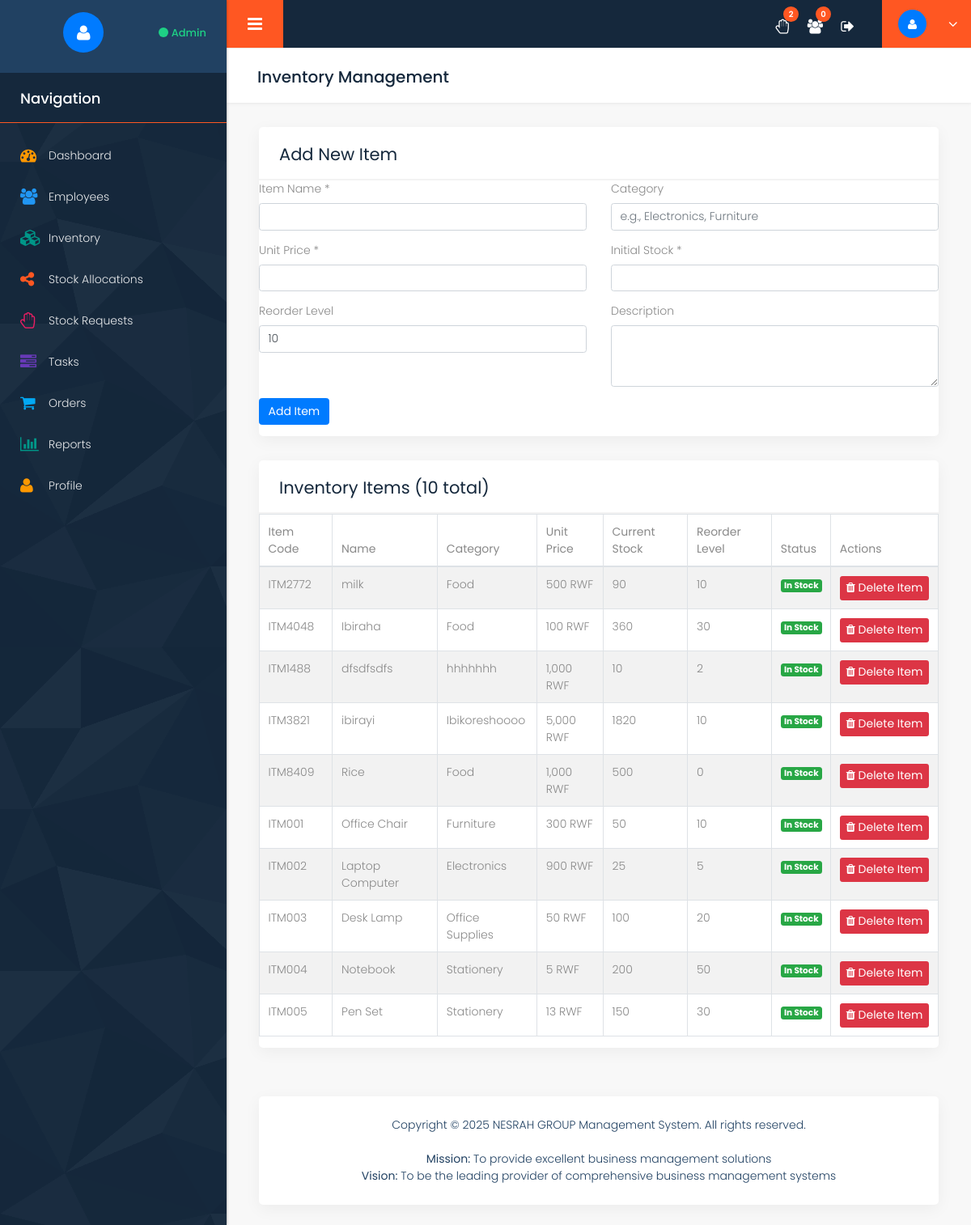
The app's page /inventory.php (signed in) with its own data.
### tables this page shows
CREATE TABLE `inventory` (
  `id` int(11) NOT NULL,
  `item_code` varchar(50) NOT NULL,
  `item_name` varchar(100) NOT NULL,
  `description` text DEFAULT NULL,
  `category` varchar(50) DEFAULT NULL,
  `unit_price` decimal(10,2) NOT NULL,
  `current_stock` int(11) DEFAULT 0,
  `reorder_level` int(11) DEFAULT 10,
  `created_at` timestamp NOT NULL DEFAULT current_timestamp(),
  `updated_at` timestamp NOT NULL DEFAULT current_timestamp() ON UPDATE current_timestamp()
);

### config/config.php (called while the page is built, shortened)
<?php
function formatCurrency($amount) {
    return number_format($amount ?? 0, 0) . ' RWF';
}
?>

### inventory.php (the view, shortened to what this page needs)
<?php
require_once __DIR__ . '/includes/header.php';
$query = "SELECT * FROM inventory ORDER BY created_at DESC";
$stmt = $db->prepare($query);
$stmt->execute();
$items = $stmt->fetchAll();
?>
<div class="row column_title">
    <div class="col-md-12">
        <div class="page_title">
            <h2>Inventory Management</h2>
        </div>
    </div>
</div>
<div class="row">
    <div class="col-md-12">
        <div class="white_shd full margin_bottom_30">
            <div class="full graph_head">
                <div class="heading1 margin_0">
                    <h2>Add New Item</h2>
                </div>
            </div>
            <div class="full graph_revenue">
                <div class="row">
                    <div class="col-md-12">
                        <form method="POST">
                            <div class="row">
                                <div class="col-md-6">
                                    <div class="form-group">
                                        <label>Item Name *</label>
                                        <input type="text" name="item_name" class="form-control" required>
                                    </div>
                                </div>
                                <div class="col-md-6">
                                    <div class="form-group">
                                        <label>Category</label>
                                        <input type="text" name="category" class="form-control" placeholder="e.g., Electronics, Furniture">
                                    </div>
                                </div>
                            </div>
                            <div class="row">
                                <div class="col-md-6">
                                    <div class="form-group">
                                        <label>Unit Price *</label>
                                        <input type="number" name="unit_price" class="form-control" step="0.01" min="0" required>
                                    </div>
                                </div>
                                <div class="col-md-6">
                                    <div class="form-group">
                                        <label>Initial Stock *</label>
                                        <input type="number" name="current_stock" class="form-control" min="0" required>
                                    </div>
                                </div>
                            </div>
                            <div class="row">
                                <div class="col-md-6">
                                    <div class="form-group">
                                        <label>Reorder Level</label>
                                        <input type="number" name="reorder_level" class="form-control" min="0" value="10">
                                    </div>
                                </div>
                                <div class="col-md-6">
                                    <div class="form-group">
                                        <label>Description</label>
                                        <textarea name="description" class="form-control" rows="3"></textarea>
                                    </div>
                                </div>
                            </div>
                            <div class="form-group">
                                <button type="submit" class="btn btn-primary">Add Item</button>
                            </div>
                        </form>
                    </div>
                </div>
            </div>
        </div>
    </div>
</div>
<div class="row">
    <div class="col-md-12">
        <div class="white_shd full margin_bottom_30">
            <div class="full graph_head">
                <div class="heading1 margin_0">
                    <h2>Inventory Items (<?php echo count($items); ?> total)</h2>
                </div>
            </div>
            <div class="full graph_revenue">
                <div class="row">
                    <div class="col-md-12">
                        <div class="table-responsive">
                            <table class="table table-striped table-bordered">
                                <thead>
                                    <tr>
                                        <th>Item Code</th>
                                        <th>Name</th>
                                        <th>Category</th>
                                        <th>Unit Price</th>
                                        <th>Current Stock</th>
                                        <th>Reorder Level</th>
                                        <th>Status</th>
                                        <th>Actions</th>
                                    </tr>
                                </thead>
                                <tbody>
                                    <?php if (count($items) > 0): ?>
                                        <?php foreach ($items as $item): ?>
                                            <tr>
                                                <td><?php echo $item['item_code']; ?></td>
                                                <td><?php echo $item['item_name']; ?></td>
                                                <td><?php echo $item['category'] ?: 'N/A'; ?></td>
                                                <td><?php echo formatCurrency($item['unit_price']); ?></td>
                                                <td>
                                                    <span class="<?php echo $item['current_stock'] <= $item['reorder_level'] ? 'text-danger font-weight-bold' : ''; ?>">
                                                        <?php echo $item['current_stock']; ?>
                                                    </span>
                                                </td>
                                                <td><?php echo $item['reorder_level']; ?></td>
                                                <td>
                                                    <?php if ($item['current_stock'] <= $item['reorder_level']): ?>
                                                        <span class="badge badge-warning">Low Stock</span>
                                                    <?php else: ?>
                                                        <span class="badge badge-success">In Stock</span>
                                                    <?php endif; ?>
                                                </td>
                                                <td>
                                                    <button class="btn btn-sm btn-danger" data-toggle="modal" data-target="#deleteModal<?php echo $item['id']; ?>">
                                                        <i class="fa fa-trash"></i> Delete Item
                                                    </button>
                                                </td>
                                            </tr>
                                            </div>
                                        <?php endforeach; ?>
                                    <?php else: ?>
                                        <tr>
                                            <td colspan="8" class="text-center">No items found</td>
                                        </tr>
                                    <?php endif; ?>
                        </div>
                    </div>
<?php require_once __DIR__ . '/includes/footer.php'; ?>

### style.css (style rules this page uses)
* { margin: 0; padding: 0; outline: none !important; }
html, body { color: #898989; font-size: 14px; font-family: 'Poppins', sans-serif; line-height: normal; font-weight: 300; overflow-x: hidden !important; }
h1, h2, h3, h4, h5, h6 { letter-spacing: 0; font-weight: normal; position: relative; padding: 0; font-weight: normal; line-height: normal; color: #1f1f1f; margin: 0 }
a, .btn { text-decoration: none !important; outline: none !important; -webkit-transition: all .3s ease-in-out; -moz-transition: all .3s ease-in-out; -ms-transition: all .3s ease-in-out; -o-transition: all .3s ease-in-out; transition: all .3s ease-in-out; }
button i { color: #fff; }
h2 { font-size: 30px; color: #000; line-height: 20px; font-weight: 700; position: relative; }
button, input, select, textarea, option { font-family: 'Poppins', sans-serif; }
.full { width: 100%; float: left; }
.heading1 h2 { line-height: normal; font-size: 21px; font-weight: 400; margin: 0; padding-left: 0; color: #15283c; letter-spacing: 0px; }
.margin_0 { margin: 0 !important; }
i, span { display: inline-block; }
.page_title { background: #fff; margin-top: 0; margin-bottom: 30px; padding: 25px 35px 22px 38px; box-shadow: 1px 0 5px rgba(0, 0, 0, 0.1); margin-left: -40px; margin-right: -40px; position: relative; }
.page_title h2 { font-size: 20px; font-weight: 500; color: #15283c; }
.graph_revenue { padding: 0; margin-top: 0; min-height: auto; }
.graph_head { padding: 18px 25px 15px; float: left; width: 100%; border-bottom: solid #f3f3f3 2px; }
.heading1 { float: left; padding: 0 0 20px 0; width: 100%; margin-top: 50px; }
.graph_head .heading1 { float: left; padding: 0; width: auto; }
.margin_bottom_30 { margin-bottom: 30px; }
.white_shd { background: #fff; box-shadow: 0 5px 20px rgba(0, 0, 0, 0.05); border-radius: 5px; margin-top: 0; }
.btn { font-size: 14px; }
.table thead th { font-weight: 400; }

### records on screen
inventory: item_code "ITM2772", item_name "milk", category "Food", unit_price "500 RWF", current_stock "90", reorder_level "10", shows "In Stock"
inventory: item_code "ITM4048", item_name "Ibiraha", category "Food", unit_price "100 RWF", current_stock "360", reorder_level "30", shows "In Stock"
inventory: item_code "ITM1488", item_name "dfsdfsdfs", category "hhhhhhh", unit_price "1,000 RWF", current_stock "10", reorder_level "2", shows "In Stock"
inventory: item_code "ITM3821", item_name "ibirayi", category "Ibikoreshoooo", unit_price "5,000 RWF", current_stock "1820", reorder_level "10", shows "In Stock"
inventory: item_code "ITM8409", item_name "Rice", category "Food", unit_price "1,000 RWF", current_stock "500", reorder_level "0", shows "In Stock"
inventory: item_code "ITM001", item_name "Office Chair", category "Furniture", unit_price "300 RWF", current_stock "50", reorder_level "10", shows "In Stock"
inventory: item_code "ITM002", item_name "Laptop Computer", category "Electronics", unit_price "900 RWF", current_stock "25", reorder_level "5", shows "In Stock"
inventory: item_code "ITM003", item_name "Desk Lamp", category "Office Supplies", unit_price "50 RWF", current_stock "100", reorder_level "20", shows "In Stock"
inventory: item_code "ITM004", item_name "Notebook", category "Stationery", unit_price "5 RWF", current_stock "200", reorder_level "50", shows "In Stock"
inventory: item_code "ITM005", item_name "Pen Set", category "Stationery", unit_price "13 RWF", current_stock "150", reorder_level "30", shows "In Stock"

### other values on screen
$user_role "Admin"
$stats['pending_requests'] "2"
$stats['pending_approvals'] "0"
count($items) "10"
